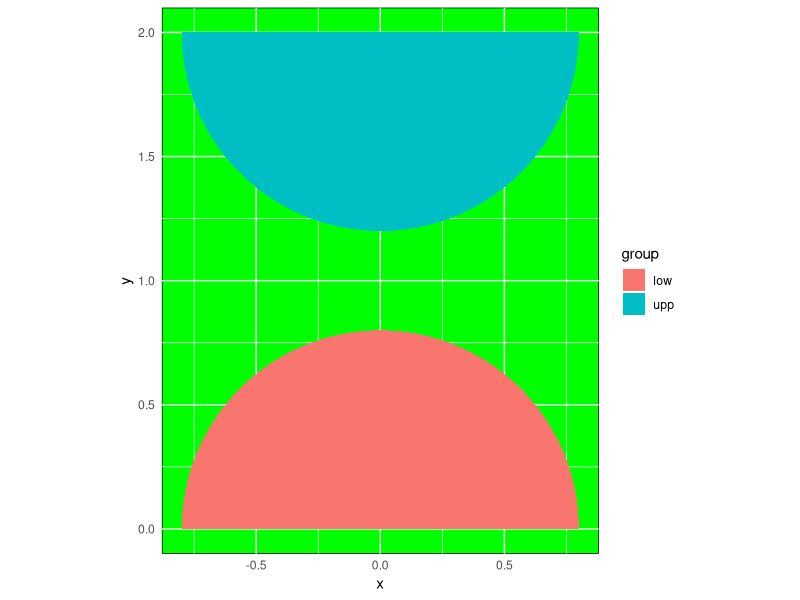

Recreate this plot in R.
## ---- chunk 1
library(tidyverse)
n <- 200 # antal punkter
theta <- seq(0, pi, length.out = n)
cx <- 0 #x-koordinat for origo
cy <- 0 # y-koordinat for origo
r <- 0.8 # radius

x <- cx + r*cos(theta)
y <- cy + r*sin(theta)
df1 <- data.frame(x = x, y = y, group  ="low")

cx <- 0 #x-koordinat for origo
cy <- 2 # y-koordinat for origo
r <- -0.8 # radius

x <- cx + r*cos(theta)
y <- cy + r*sin(theta)
df2 <- data.frame(x = x, y = y, group  ="upp")

df <- bind_rows(df1, df2)
ggplot(df, aes(x, y, fill = group)) +
  geom_polygon() +
   coord_equal() +
  theme_minimal() +
  theme(panel.background = element_rect(fill = "green")
  )
